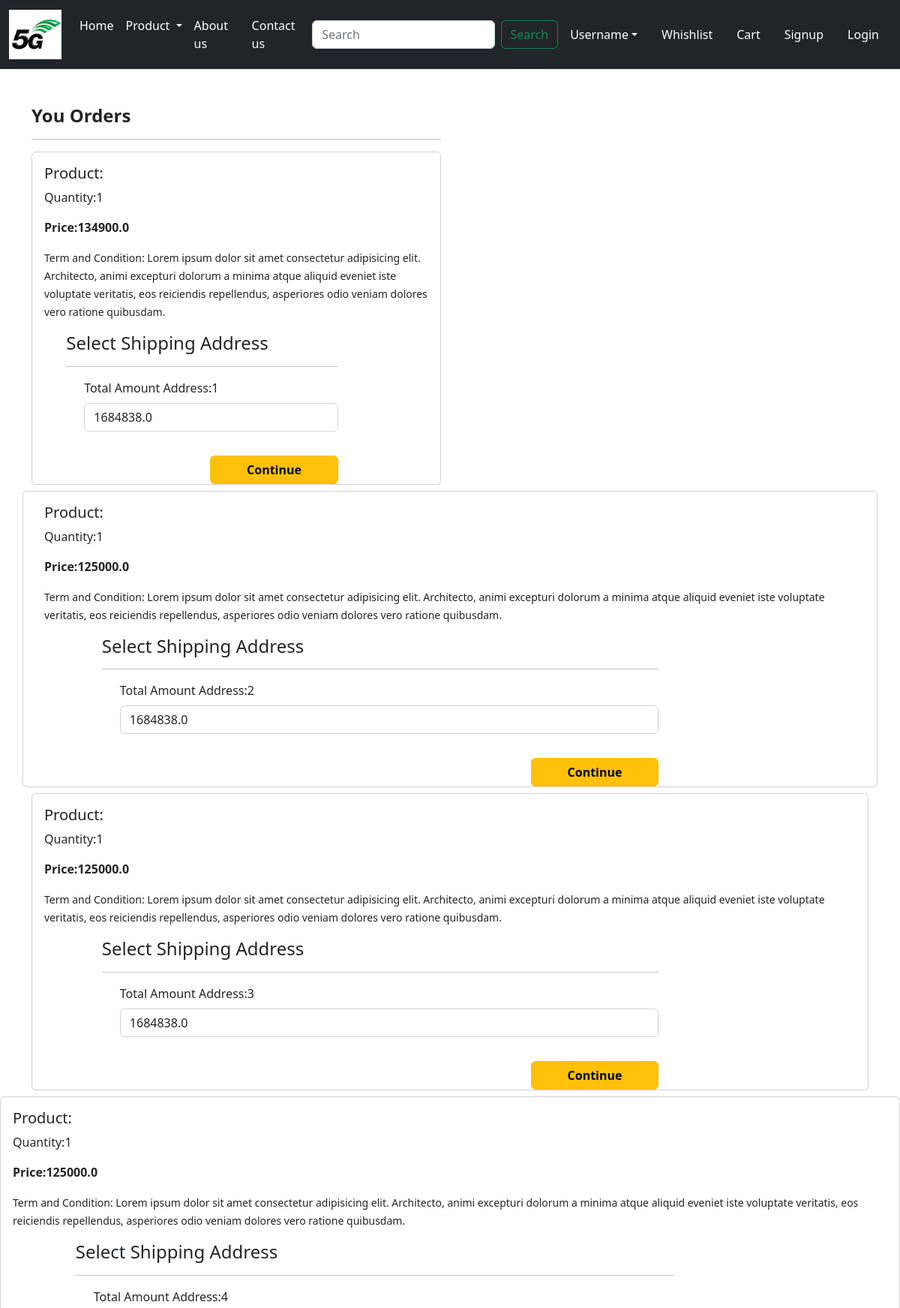
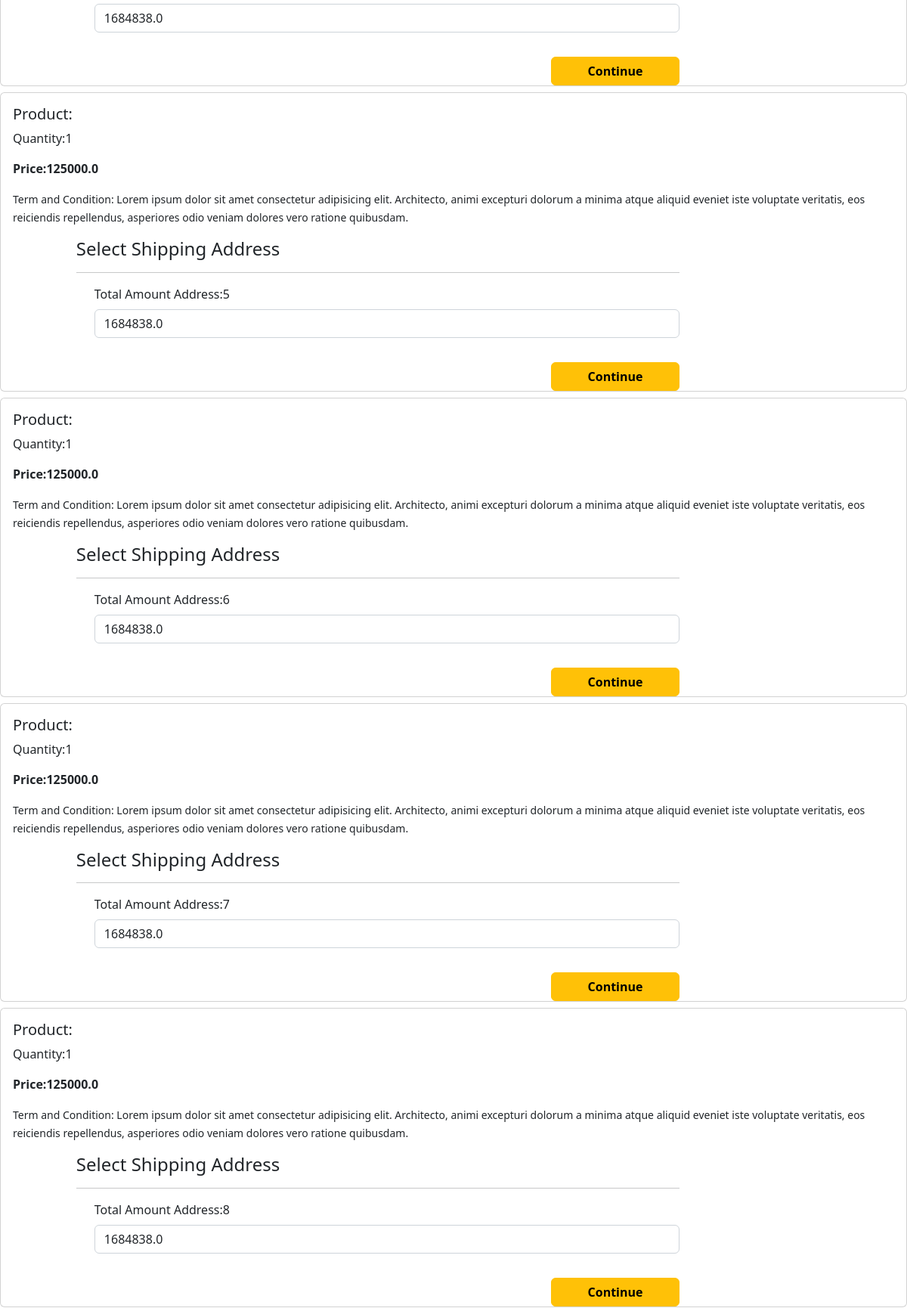
The page /checkout/ (signed in, upper part) on the database its author committed (2 pictures, top to bottom).
### app/models.py (models this page shows, shortened)
class Cart(models.Model):
    user = models.ForeignKey(User, on_delete=models.CASCADE)
    product = models.ForeignKey(Product,on_delete = models.CASCADE)
    quantity = models.PositiveIntegerField(default = 1)

class Product(models.Model):
    category = models.CharField(choices=CATEGORY_CHOICES, max_length=3)
    company = models.CharField(max_length = 60)
    owner = models.CharField(max_length = 30)
    title = models.CharField(max_length = 100)
    os = models.CharField(max_length = 30,blank = True)
    description = models.TextField(default = '5G-Smartphone')
    selling_price = models.FloatField()
    discounted_price = models.FloatField()
    image = models.ImageField(upload_to='product')

### app/views.py (the view)
# urls.py: path('checkout/',views.Checkout.as_view(), name='checkout'),
class Checkout(View):
    def get(self,request):
        user = request.user
        add = Customer.objects.filter(user=user)
        cart_items=Cart.objects.filter(user=user)
        famount = 0
        for p in cart_items:
            value = p.quantity * p.product.discounted_price
            famount = famount + value
        totalamount = famount + 40
        return render (request, 'app/checkout.html',locals())

### app/templates/app/checkout.html (shortened to what this page needs)
{% extends "app/base.html" %}
{% load static %}
{% block content %}
<div class="container">
<div class="row mt-5">
    <div class="col-sm-6">
        <h4><b>You Orders</b></h4><hr>
        {% for item in cart_items %}
        <div class="card mb-2">
            <div class="card-body">
                <h5>Product:{{item.product_title}}</h5>
                <p>Quantity:{{item.quantity}}</p>
                <p class="fw-bold">Price:{{item.product.discounted_price}} </p>
                <small>Term and Condition: Lorem ipsum dolor sit amet consectetur adipisicing elit. Architecto, animi excepturi dolorum a minima atque aliquid eveniet iste voluptate veritatis, eos reiciendis repellendus, asperiores odio veniam dolores vero ratione quibusdam.
                </small>
                </div>
                <div class="col-sm-8 offset-md-1">
                    <h4>Select Shipping Address</h4>
                    <hr>
                    <form action="" method="POST" id="myform">
                        <div class="form-check mb-3">
                            <label for="totalamount" class="form-label">Total Amount </label>
                                Address:{{forloop.counter}}</label>
                            <input class="form-control" type="number" name="totamount" value={{totalamount}} readonly>
                        </div>
                        <div class="text-end">
                            <button type="submit" class="btn btn-warning mt-3 px-5 fw-bold">Continue</button>
                        </div>
                        </form>
                    </div>
                </div>
            </div>
{% endfor %}
{% endblock %}

### rows shown on the page
Cart: quantity "1", product.discounted_price "134900.0", totamount "1684838.0"
Cart: quantity "1", product.discounted_price "125000.0", totamount "1684838.0"
Cart: quantity "1", product.discounted_price "125000.0", totamount "1684838.0"
Cart: quantity "1", product.discounted_price "125000.0", totamount "1684838.0"
Cart: quantity "1", product.discounted_price "125000.0", totamount "1684838.0"
Cart: quantity "1", product.discounted_price "125000.0", totamount "1684838.0"
Cart: quantity "1", product.discounted_price "125000.0", totamount "1684838.0"
Cart: quantity "1", product.discounted_price "125000.0", totamount "1684838.0"
